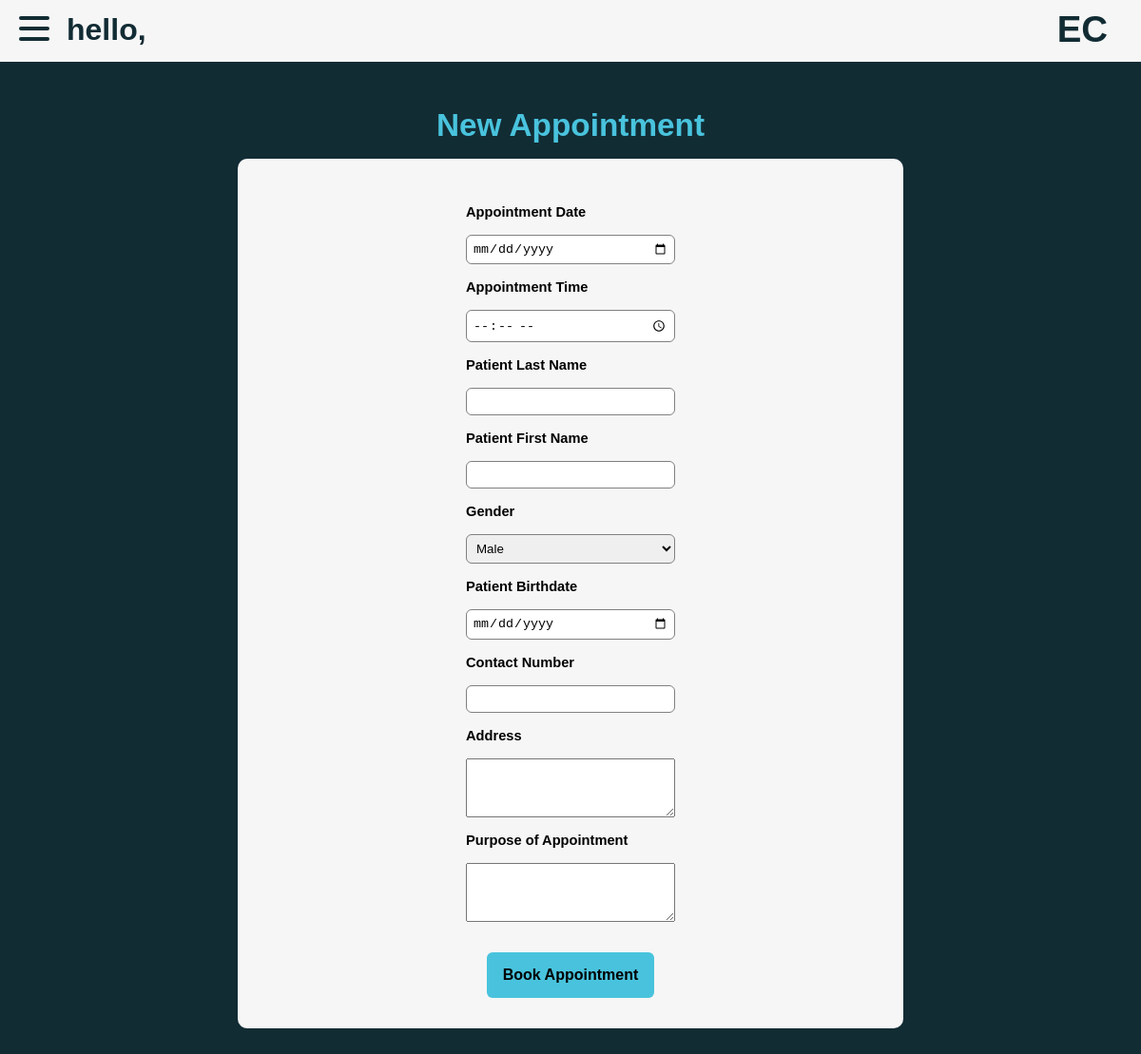
Page /newapp.php?user=sample1 on the earlier database version.
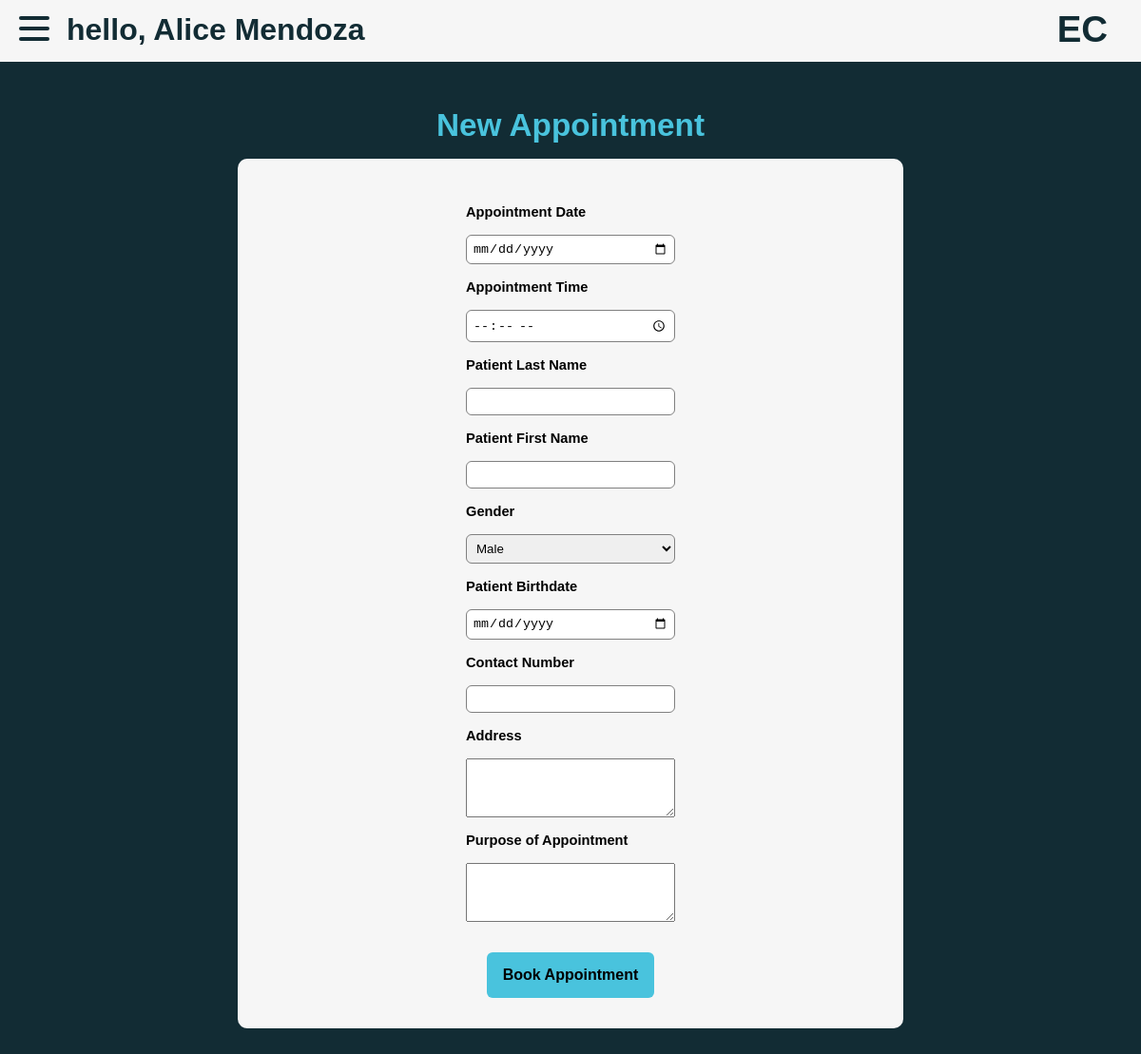
Same page on the later database version.
### tables this page shows
CREATE TABLE `users` (
  `id` int(11) NOT NULL,
  `account_type` enum('patient','doctor') NOT NULL,
  `first_name` varchar(64) NOT NULL,
  `last_name` varchar(64) NOT NULL,
  `birthdate` date NOT NULL,
  `email_address` varchar(64) NOT NULL,
  `username` varchar(64) NOT NULL,
  `password` varchar(64) NOT NULL
);

### newapp.php (the view, shortened to what this page needs)
<?php
    $hostname = 'localhost';
    $username = 'root';
    $password = '';
    $dbname = 'ecare';
    $konek = mysqli_connect($hostname, $username, $password, $dbname);
    if(isset($_GET['user'])){
        $username = $_GET['user'];
        $queryname = $konek -> query("SELECT `last_name`, `first_name` FROM `users` where `username` = '$username';");
        $rowname = $queryname->fetch_assoc();
    }
    ?>
    <!DOCTYPE html>
    <html lang="en">
    <head>
    </head>
    <body>
    <div class="parent-container">
            <div class="navbar">
                <div class="container nav-container">
                    <div class="hamburger-lines">
                    <span class="line line1"></span>
                    <span class="line line2"></span>
                    <span class="line line3"></span>
                    </div>
                <div class="patientName">
                    <h1>hello, <?php echo $rowname['first_name'] . " ". $rowname['last_name']; ?></h1>
                </div>
                <div class="title">
                    <h1>EC</h1>
                </div>
                </div>
            </div>
            <h2> New Appointment </h2>
            <form method="POST" class="formarea">
            <label for="appointment_date">Appointment Date</label>
            <input type="date" name="appointment_date" required/>
            <label for="appointment_time">Appointment Time</label>
            <input type="time" name="appointment_time" required/>
            <label for="last_namez">Patient Last Name</label>
            <input type="text" name="last_namez" required/>
            <label for="first_namez">Patient First Name</label>
            <input type="text" name="first_namez" required/>
            <label for="gender">Gender</label>
            <select name="gender" required>
                <option value="Male">Male</option>
            </select>
            <label for="birthdate">Patient Birthdate</label>
            <input type="date" name="birthdate" required/>
            <label for="first_name">Contact Number</label>
            <input type="number" name="contact_num" required/>
            <label for="address">Address</label>
            <textarea name="address" rows="4" required></textarea>
            <label for="purpose">Purpose of Appointment</label>
            <textarea name="purpose" rows="4" required></textarea>
            <div class="buttons">
            <input type="submit" name="bookappt" value="Book Appointment" class="bookappt">
            </div>
        </form>
    </div>
    </body>
    </html>

Differences in the rows shown:
added users: first_name "Alice", last_name "Mendoza"
